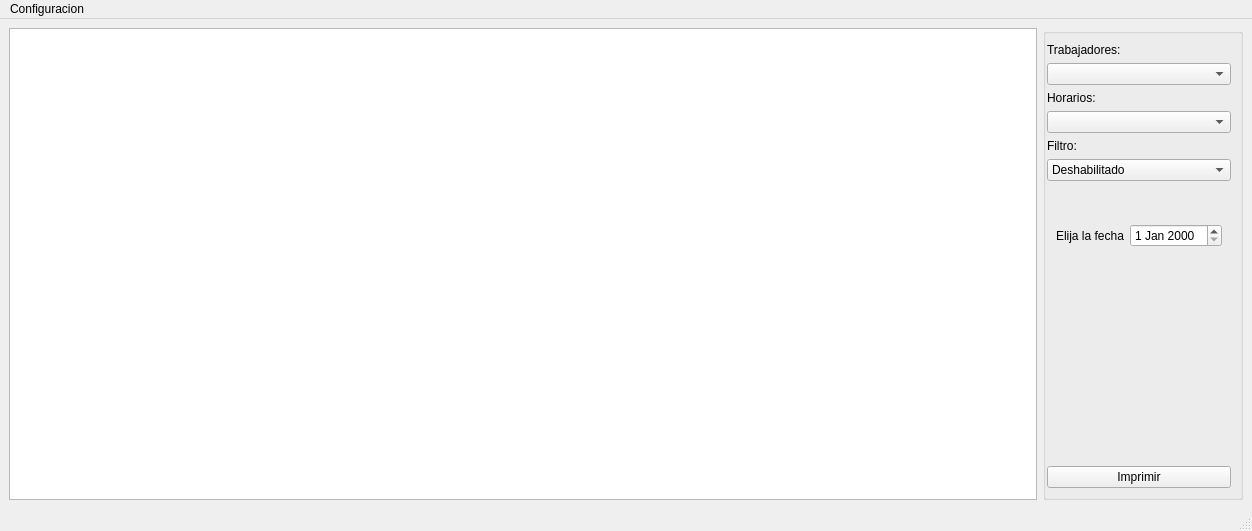
<?xml version="1.0" encoding="UTF-8"?>
<ui version="4.0">
 <class>MainWindow</class>
 <widget class="QMainWindow" name="MainWindow">
  <property name="geometry">
   <rect>
    <x>0</x>
    <y>0</y>
    <width>1252</width>
    <height>531</height>
   </rect>
  </property>
  <property name="windowTitle">
   <string>MainWindow</string>
  </property>
  <widget class="QWidget" name="centralwidget">
   <layout class="QVBoxLayout" name="verticalLayout">
    <item>
     <layout class="QHBoxLayout" name="horizontalLayout_4">
      <property name="topMargin">
       <number>0</number>
      </property>
      <item>
       <layout class="QVBoxLayout" name="verticalLayout_2">
        <property name="topMargin">
         <number>0</number>
        </property>
        <item>
         <widget class="QTableView" name="qtable">
          <property name="minimumSize">
           <size>
            <width>800</width>
            <height>0</height>
           </size>
          </property>
         </widget>
        </item>
       </layout>
      </item>
      <item>
       <widget class="QGroupBox" name="verticalGroupBox_2">
        <property name="maximumSize">
         <size>
          <width>200</width>
          <height>16777215</height>
         </size>
        </property>
        <layout class="QVBoxLayout" name="verticalLayout_3">
         <property name="sizeConstraint">
          <enum>QLayout::SetDefaultConstraint</enum>
         </property>
         <property name="leftMargin">
          <number>1</number>
         </property>
         <item>
          <widget class="QLabel" name="label">
           <property name="text">
            <string>Trabajadores:</string>
           </property>
          </widget>
         </item>
         <item>
          <widget class="QComboBox" name="qworkers">
           <property name="minimumSize">
            <size>
             <width>132</width>
             <height>0</height>
            </size>
           </property>
          </widget>
         </item>
         <item>
          <widget class="QLabel" name="label_4">
           <property name="text">
            <string>Horarios:</string>
           </property>
          </widget>
         </item>
         <item>
          <widget class="QComboBox" name="qschedules">
           <property name="minimumSize">
            <size>
             <width>132</width>
             <height>0</height>
            </size>
           </property>
          </widget>
         </item>
         <item>
          <widget class="QLabel" name="qdatefilter">
           <property name="text">
            <string>Filtro:</string>
           </property>
          </widget>
         </item>
         <item>
          <widget class="QComboBox" name="qdatesfilter">
           <property name="minimumSize">
            <size>
             <width>117</width>
             <height>0</height>
            </size>
           </property>
           <item>
            <property name="text">
             <string>Deshabilitado</string>
            </property>
           </item>
           <item>
            <property name="text">
             <string>Fecha</string>
            </property>
           </item>
           <item>
            <property name="text">
             <string>Rango de fecha</string>
            </property>
           </item>
          </widget>
         </item>
         <item>
          <widget class="QStackedWidget" name="stackedWidget">
           <property name="sizePolicy">
            <sizepolicy hsizetype="Preferred" vsizetype="Fixed">
             <horstretch>0</horstretch>
             <verstretch>0</verstretch>
            </sizepolicy>
           </property>
           <property name="minimumSize">
            <size>
             <width>0</width>
             <height>44</height>
            </size>
           </property>
           <property name="currentIndex">
            <number>1</number>
           </property>
           <widget class="QWidget" name="noFilter"/>
           <widget class="QWidget" name="singleDate">
            <layout class="QHBoxLayout" name="horizontalLayout_6">
             <item>
              <layout class="QVBoxLayout" name="verticalLayout_4">
               <item>
                <layout class="QHBoxLayout" name="horizontalLayout">
                 <property name="topMargin">
                  <number>0</number>
                 </property>
                 <item>
                  <widget class="QLabel" name="label_5">
                   <property name="text">
                    <string>Elija la fecha</string>
                   </property>
                  </widget>
                 </item>
                 <item>
                  <widget class="QDateEdit" name="qdate"/>
                 </item>
                </layout>
               </item>
              </layout>
             </item>
            </layout>
           </widget>
           <widget class="QWidget" name="datesRange">
            <layout class="QHBoxLayout" name="horizontalLayout_3">
             <item>
              <layout class="QVBoxLayout" name="verticalLayout_5">
               <property name="leftMargin">
                <number>0</number>
               </property>
               <item>
                <layout class="QGridLayout" name="gridLayout_2">
                 <property name="leftMargin">
                  <number>0</number>
                 </property>
                 <item row="0" column="0">
                  <widget class="QLabel" name="label_3">
                   <property name="layoutDirection">
                    <enum>Qt::LeftToRight</enum>
                   </property>
                   <property name="text">
                    <string>Desde:</string>
                   </property>
                  </widget>
                 </item>
                 <item row="0" column="1">
                  <widget class="QDateEdit" name="qfromdate"/>
                 </item>
                 <item row="1" column="0">
                  <widget class="QLabel" name="label_2">
                   <property name="text">
                    <string>Hasta:</string>
                   </property>
                  </widget>
                 </item>
                 <item row="1" column="1">
                  <widget class="QDateEdit" name="qtodate"/>
                 </item>
                </layout>
               </item>
               <item>
                <widget class="QPushButton" name="qdatesrangebutton">
                 <property name="text">
                  <string>Fijar</string>
                 </property>
                </widget>
               </item>
              </layout>
             </item>
            </layout>
           </widget>
          </widget>
         </item>
         <item>
          <spacer name="verticalSpacer">
           <property name="orientation">
            <enum>Qt::Vertical</enum>
           </property>
           <property name="sizeHint" stdset="0">
            <size>
             <width>20</width>
             <height>40</height>
            </size>
           </property>
          </spacer>
         </item>
         <item>
          <widget class="QPushButton" name="qprint">
           <property name="minimumSize">
            <size>
             <width>0</width>
             <height>0</height>
            </size>
           </property>
           <property name="text">
            <string>Imprimir</string>
           </property>
          </widget>
         </item>
        </layout>
       </widget>
      </item>
     </layout>
    </item>
   </layout>
  </widget>
  <widget class="QMenuBar" name="menubar">
   <property name="geometry">
    <rect>
     <x>0</x>
     <y>0</y>
     <width>1252</width>
     <height>21</height>
    </rect>
   </property>
   <widget class="QMenu" name="menuConfiguracion">
    <property name="title">
     <string>Configuracion</string>
    </property>
    <addaction name="actionBase_de_datos"/>
   </widget>
   <addaction name="menuConfiguracion"/>
  </widget>
  <widget class="QStatusBar" name="statusbar"/>
  <action name="actionBase_de_datos">
   <property name="text">
    <string>Base de datos</string>
   </property>
  </action>
 </widget>
 <resources/>
 <connections>
  <connection>
   <sender>qdatesfilter</sender>
   <signal>activated(int)</signal>
   <receiver>stackedWidget</receiver>
   <slot>setCurrentIndex(int)</slot>
   <hints>
    <hint type="sourcelabel">
     <x>1116</x>
     <y>145</y>
    </hint>
    <hint type="destinationlabel">
     <x>1233</x>
     <y>182</y>
    </hint>
   </hints>
  </connection>
 </connections>
</ui>
